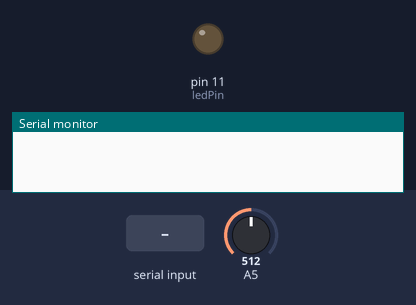
A sketch run on a simulated Arduino Mega 2560, built with avr-gcc and run on an emulated ATmega2560. Shown: output pins drawn as LEDs (lit = HIGH), the last lines printed to the serial monitor. Dashed ring = blinking. The inputs (shaded band) are chosen by the test bench; at power-on: A5 = 512.

Above: at 1.2 s.
1.3 s: "1" received over the second serial link
At 2.1 s:
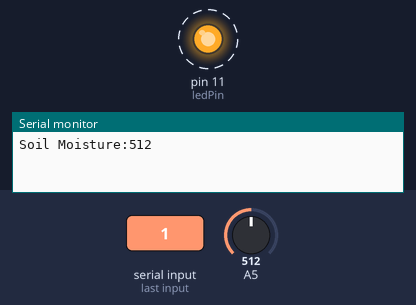
Timing chart, 0 to 10.3 s (numbered marks = the images above; inputs shaded):
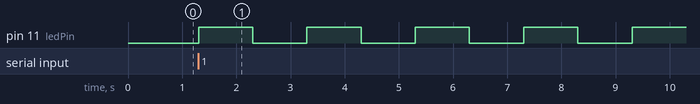

The sketch:

soil.ino
```cpp
const int ledPin = 11;
const int soilPin = 21;
// the setup() method runs once, when the sketch starts
void setup() {
// initialize the digital pin as an output.
pinMode(ledPin, OUTPUT);
Serial.begin(9600);
Serial1.begin(9600);
}
void loop() {
  if(Serial1.available() > 0){
    int val = analogRead(soilPin);
    Serial.print("Soil Moisture:");
    Serial.println(val);
    Serial1.print("Soil Moisture:");
    Serial1.println(val);

    digitalWrite(ledPin, HIGH); // set the LED on
    delay(1000); // wait for a second
    digitalWrite(ledPin, LOW); // set the LED off
    delay(1000); // wait for a second
  }
}
```

Measured:
- after the input at 1.3 s, pin 11 (ledPin): alternates HIGH for 1.0 s and LOW for 1.0 s, starting at once
